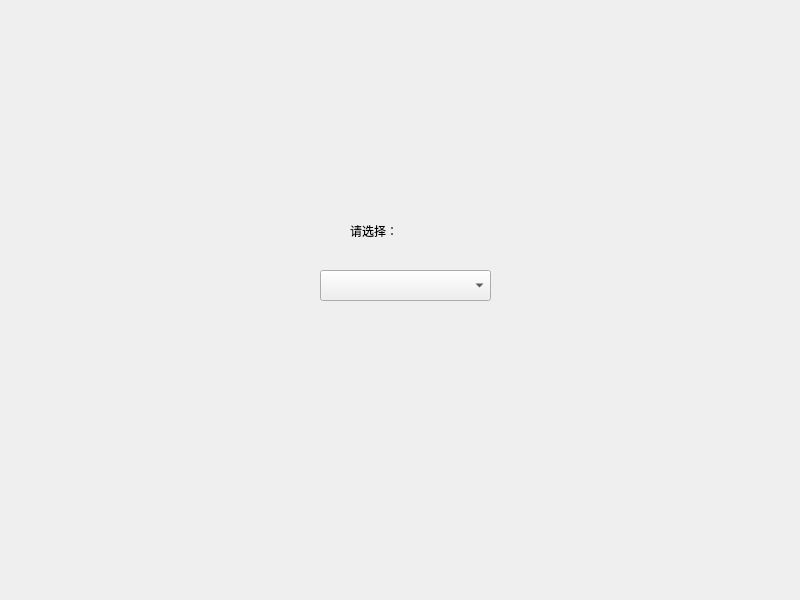
<?xml version="1.0" encoding="UTF-8"?>
<ui version="4.0">
 <class>Widget</class>
 <widget class="QWidget" name="Widget">
  <property name="geometry">
   <rect>
    <x>0</x>
    <y>0</y>
    <width>800</width>
    <height>600</height>
   </rect>
  </property>
  <property name="windowTitle">
   <string>Widget</string>
  </property>
  <widget class="QComboBox" name="comboBox">
   <property name="geometry">
    <rect>
     <x>320</x>
     <y>270</y>
     <width>171</width>
     <height>31</height>
    </rect>
   </property>
  </widget>
  <widget class="QLabel" name="label">
   <property name="geometry">
    <rect>
     <x>350</x>
     <y>210</y>
     <width>81</width>
     <height>41</height>
    </rect>
   </property>
   <property name="text">
    <string>请选择：</string>
   </property>
  </widget>
 </widget>
 <resources/>
 <connections/>
</ui>
